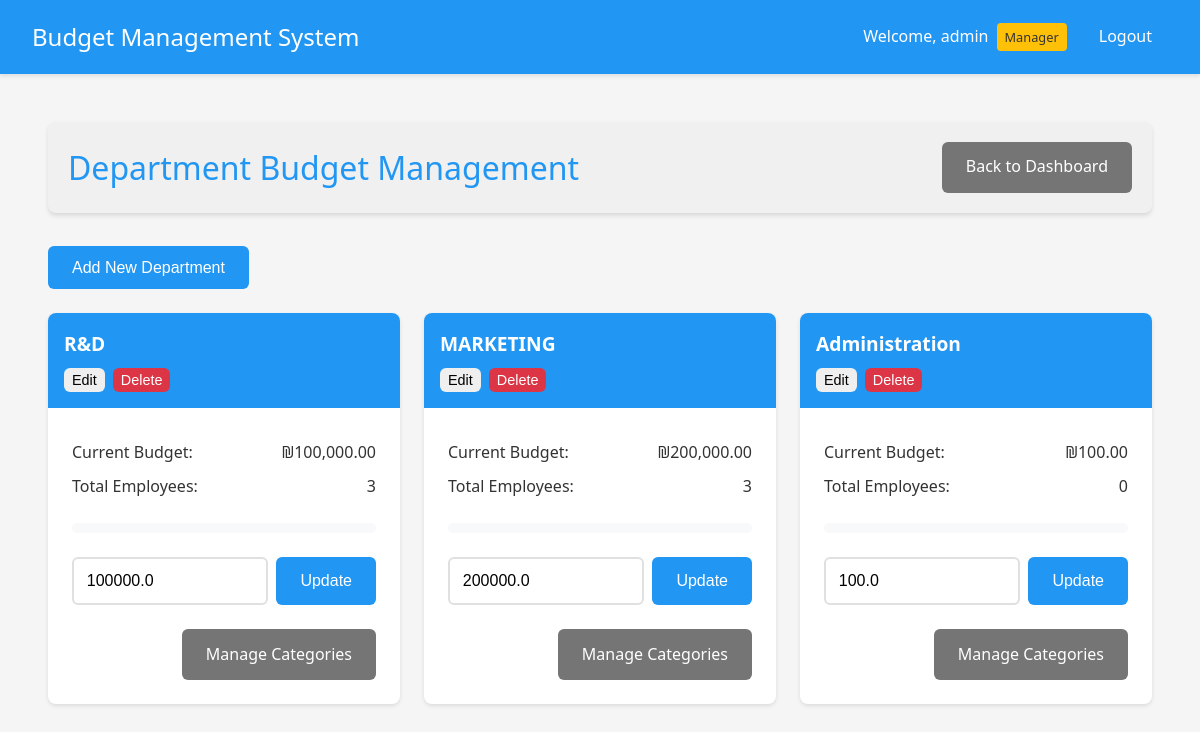
Screenshot of /manager/departments (signed in) with the database file from the repository.
### app.py (models this page shows, shortened)
class User(UserMixin, db.Model):
    __tablename__ = 'user'
    id = db.Column(db.Integer, primary_key=True)
    username = db.Column(db.String(80), unique=True, nullable=False)
    password = db.Column(db.String(120), nullable=False)
    is_manager = db.Column(db.Boolean, default=False)
    is_admin = db.Column(db.Boolean, default=False)
    department_id = db.Column(db.Integer, db.ForeignKey('department.id'))
    status = db.Column(db.String(20), default='active')  # active, inactive, pending
    submitted_expenses = db.relationship('Expense',
                                       primaryjoin='User.id==Expense.user_id',
                                       backref='submitter',
                                       lazy=True)
    handled_expenses = db.relationship('Expense',
                                     primaryjoin='User.id==Expense.manager_id',
                                     backref='handler',
                                     lazy=True)

class Department(db.Model):
    __tablename__ = 'department'
    id = db.Column(db.Integer, primary_key=True)
    name = db.Column(db.String(100), nullable=False)
    budget = db.Column(db.Float, default=0.0)
    users = db.relationship('User', backref='department', lazy=True)
    categories = db.relationship('Category', backref='department', lazy=True)

### app.py (the view)
@app.route('/manager/departments')
@login_required
def manage_departments():
    if not current_user.is_manager:
        flash('Access denied. Manager privileges required.', 'danger')
        return redirect(url_for('index'))
    if current_user.username == 'admin':
        departments = Department.query.all()
    else:
        departments = Department.query.filter_by(id=current_user.department_id).all()
    return render_template('manage_departments.html', departments=departments)

### app.py (called while the page is built)
@login_manager.user_loader
def load_user(user_id):
    return User.query.get(int(user_id))

@app.template_filter('min_value')
def min_value(value, limit):
    return min(value, limit)

@app.template_filter('format_currency')
def format_currency(value):
    return f"₪{value:,.2f}"

### templates/manage_departments.html (shortened to what this page needs)
{% extends "base.html" %}
{% block content %}
<div class="container">
    <header class="dashboard-header">
        <h1>Department Budget Management</h1>
        <div class="header-actions">
            <a href="{{ url_for('manager_dashboard') }}" class="button secondary">Back to Dashboard</a>
        </div>
    </header>
    {% if current_user.username == 'admin' %}
    <div class="admin-controls">
        <button onclick="showAddDepartmentModal()" class="button primary">Add New Department</button>
    </div>
    {% endif %}
    <div class="budget-grid">
        {% for department in departments %}
        <div class="budget-card">
            <div class="budget-header">
                <h3>{{ department.name }}</h3>
                {% if current_user.username == 'admin' %}
                <div class="department-actions">
                    <button onclick="showEditDepartmentModal({{ department.id }}, '{{ department.name }}', {{ department.budget }})" class="button small">Edit</button>
                    <button onclick="deleteDepartment({{ department.id }})" class="button small danger">Delete</button>
                </div>
                {% endif %}
            </div>
            <div class="budget-body">
                <div class="budget-info">
                    <p><strong>Current Budget:</strong> {{ department.budget|format_currency }}</p>
                    <p><strong>Total Employees:</strong> {{ department.users|length }}</p>
                </div>
                <div class="budget-progress">
                    {% set total_expenses = namespace(value=0) %}
                    {% for user in department.users %}
                        {% for expense in user.expenses %}
                            {% if expense.status == 'approved' %}
                                {% set total_expenses.value = total_expenses.value + expense.amount %}
                            {% endif %}
                        {% endfor %}
                    {% endfor %}
                    {% set usage_percent = (total_expenses.value / department.budget * 100) if department.budget > 0 else 0 %}
                    <div class="progress-bar">
                    </div>
                </div>
                <div class="budget-form">
                    <div class="budget-input">
                        <input type="number" step="0.01" min="0" value="{{ department.budget }}" id="budget-{{ department.id }}" class="form-control">
                        <button onclick="updateBudget({{ department.id }})" class="button primary">Update</button>
                    </div>
                </div>
                <div class="budget-actions">
                    <a href="{{ url_for('manage_categories', dept_id=department.id) }}" class="button secondary">Manage Categories</a>
                </div>
            </div>
        </div>
        {% endfor %}
    </div>
</div>
{% endblock %}

### templates/base.html (shortened to what this page needs)
<!DOCTYPE html>
<html lang="en">
<head>
    <link rel="stylesheet" href="{{ url_for('static', filename='style.css') }}">
</head>
<body>
    <nav class="navbar">
        <div class="nav-brand">Budget Management System</div>
        <div class="nav-items">
            {% if current_user.is_authenticated %}
                <span class="user-info">
                    Welcome, {{ current_user.username }}
                    {% if current_user.is_manager %}
                        <span class="badge">Manager</span>
                    {% endif %}
                </span>
                <a href="{{ url_for('logout') }}" class="nav-link">Logout</a>
            {% else %}
                <a href="{{ url_for('login') }}" class="nav-link">Login</a>
            {% endif %}
        </div>
    </nav>
    <div class="content">
        {% block content %}{% endblock %}
    </div>
</body>
</html>

### static/style.css (style rules this page uses)
:root { --primary-color: #2196F3; --secondary-color: #FFC107; --success-color: #4CAF50; --danger-color: #f44336; --text-color: #333; --bg-color: #f5f5f5; --card-bg: #ffffff; --background-light: #f8f9fa; }
* { margin: 0; padding: 0; box-sizing: border-box; transition: all 0.3s ease; }
body { font-family: 'Segoe UI', Roboto, Arial, sans-serif; background-color: var(--bg-color); color: var(--text-color); line-height: 1.6; }
.container { max-width: 1200px; margin: 0 auto; padding: 1rem; }
header { background-color: var(--card-bg); padding: 1rem 2rem; box-shadow: 0 2px 4px rgba(0,0,0,0.1); margin-bottom: 2rem; border-radius: 8px; display: flex; justify-content: space-between; align-items: center; }
.dashboard-header { background-color: var(--card-bg); padding: 1.5rem 2rem; box-shadow: 0 2px 4px rgba(0,0,0,0.1); margin-bottom: 2rem; border-radius: 8px; display: flex; justify-content: space-between; align-items: center; }
.dashboard-header h1 { margin: 0; color: var(--primary-color); }
h1 { color: var(--primary-color); font-weight: 500; margin-bottom: 1.5rem; }
input[type="text"], input[type="password"], input[type="number"], textarea { width: 100%; padding: 0.8rem; border: 2px solid #e0e0e0; border-radius: 6px; font-size: 1rem; transition: border-color 0.3s ease; }
.button, button { display: inline-flex; align-items: center; justify-content: center; padding: 0.8rem 1.5rem; border: none; border-radius: 6px; font-size: 1rem; font-weight: 500; cursor: pointer; text-decoration: none; transition: transform 0.2s ease, box-shadow 0.2s ease; }
.button.primary { background-color: var(--primary-color); color: white; }
.button.secondary { background-color: #757575; color: white; }
.button.small { padding: 0.4rem 0.8rem; font-size: 0.875rem; }
.header-actions { display: flex; gap: 1rem; align-items: center; }
.budget-grid { display: grid; grid-template-columns: repeat(auto-fill, minmax(300px, 1fr)); gap: 1.5rem; margin-top: 1.5rem; }
.budget-card { background: white; border-radius: 8px; box-shadow: 0 2px 4px rgba(0,0,0,0.1); overflow: hidden; transition: transform 0.2s ease-in-out, box-shadow 0.2s ease-in-out; }
.budget-header { padding: 1rem; background: var(--primary-color); color: white; }
.budget-header h3 { margin: 0; font-size: 1.2rem; }
.budget-body { padding: 1.5rem; }
.budget-info { margin-bottom: 1.5rem; }
.budget-info p { margin: 0.5rem 0; color: var(--text-color); display: flex; justify-content: space-between; align-items: center; }
.budget-info p strong { font-weight: 500; }
.budget-progress { margin: 1.5rem 0; }
.progress-bar { width: 100%; height: 10px; background-color: var(--background-light); border-radius: 5px; overflow: hidden; position: relative; }
.budget-form { margin-top: 1.5rem; }
.budget-input { display: flex; gap: 0.5rem; }
.budget-input input { flex: 1; }
.budget-actions { margin-top: 1.5rem; display: flex; justify-content: flex-end; }
.navbar { background-color: var(--primary-color); padding: 1rem 2rem; color: white; display: flex; justify-content: space-between; align-items: center; box-shadow: 0 2px 4px rgba(0,0,0,0.1); }
.nav-brand { font-size: 1.5rem; font-weight: 500; }
.nav-items { display: flex; align-items: center; gap: 1rem; }
.user-info { display: flex; align-items: center; gap: 0.5rem; }
.badge { background-color: var(--secondary-color); color: var(--text-color); padding: 0.25rem 0.5rem; border-radius: 4px; font-size: 0.8rem; font-weight: 500; }
.nav-link { color: white; text-decoration: none; padding: 0.5rem 1rem; border-radius: 4px; transition: background-color 0.3s; }
.content { padding: 2rem; }

### templates/manage_departments.html (style rules this page uses)
.admin-controls { margin-bottom: 20px; }
.department-actions { display: flex; gap: 8px; margin-top: 8px; }
.button.small { padding: 4px 8px; font-size: 0.9em; }
.button.danger { background-color: #dc3545; color: white; }
.dashboard-header { background-color: #f0f0f0; padding: 20px; border-bottom: 1px solid #ddd; }

### rows the page displays
User: username "admin"
Department: name "R&D", budget "₪100,000.00", users|length "3", budget "100000.0"
Department: name "MARKETING", budget "₪200,000.00", users|length "3", budget "200000.0"
Department: name "Administration", budget "₪100.00", users|length "0", budget "100.0"
